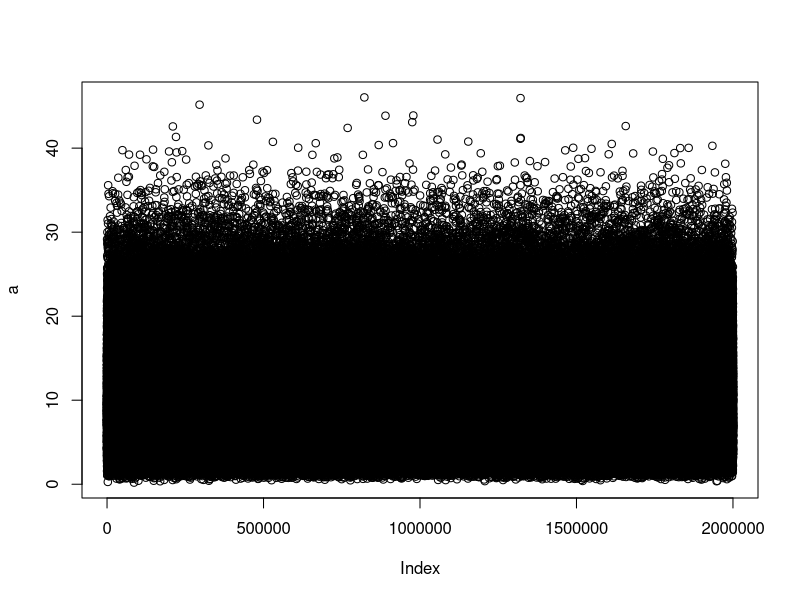
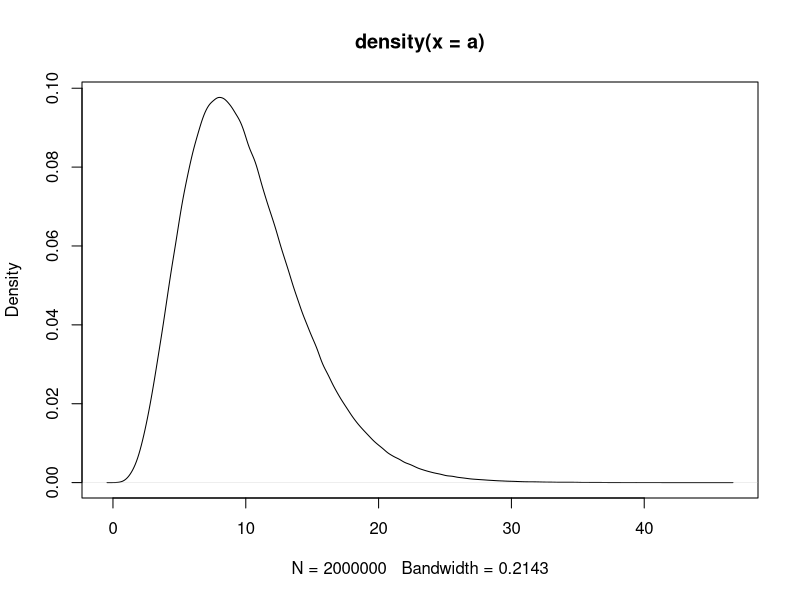
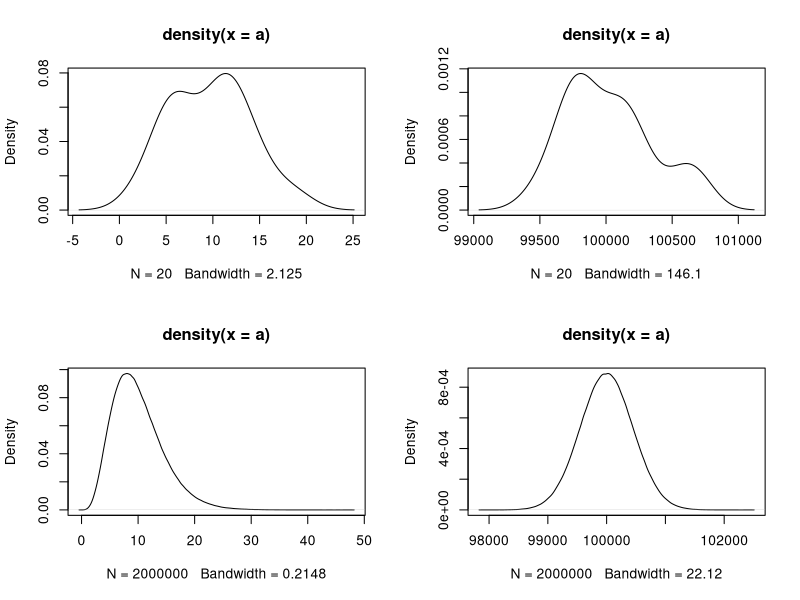

Reproduce these figures in R, in order. (Note: this script raises an error after producing the figures.)
#skewness kartosis


#chi- square


a=rchisq(2000000,10)
plot(a)
plot(density(a))

par(mfrow= c(2,2))

a=rchisq(20,10)
plot(density(a))

a=rchisq(20,100000)
plot(density(a))

a=rchisq(2000000,10)
plot(density(a))

a=rchisq(2000000,100000)
plot(density(a))




#sample space
#coin toss 10 times
2^10

s =c("h","t")
p =c("h","t")

n_coin=10
for( i in 1:(n_coin-1)){
  s= outer(s,p,paste0)
  
}
s
c(s)
a=c(s)
a

s =c(1,2,3,4,5,6)
p =c(1,2,3,4,5,6)

n_dias=2
for( i in 1:(n_dias-1)){
  s= outer(s,p,paste0)
  
}
s
c(s)
a=c(s)
a



##

bb= a[which(lengths(regmatches(a,gregexpr("h",a)))==2)]


## my work
a[1]
a[[1]]
sum1=0
for( i in 1:(n_coin-1)){
  for(j in 10){
    a[i][j]
  }
}









#regression

x=c(2,4,5,6,6,5,7,6,6,7)
y=c(4,4,5,6,5,5,4,4,5,4) #not reletion
y1= 2*x+5



cor(x,y1)
cor(x,y)

a=function(b){
  
}

sum1=0
sx=0
ssx=0
ssy=0
sy=0
spxy=0
n=length(x)
for(i in 1:n){
  sx= sx+x[i]
  ssx= ssx+x[i]^2
  ssy= ssy+y[i]^2
  sy= sy+y[i]
  spxy= spxy+(x[i]*y[i])
  
}
v= spxy-(sx*sy)/n
v1= sqrt((ssx-(sx^2)/n)(ssy-(sy^2)/n))




